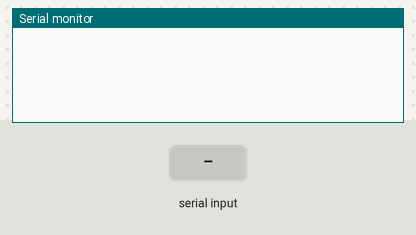
Bench run of a sketch on a simulated Arduino Uno, built with avr-gcc and run on an emulated ATmega328P. Parts: the last lines printed to the serial monitor. The test bench sets the inputs (shaded band).

Above: at 1.2 s.
1.3 s: "90 45\n" received over Serial
At 1.8 s:
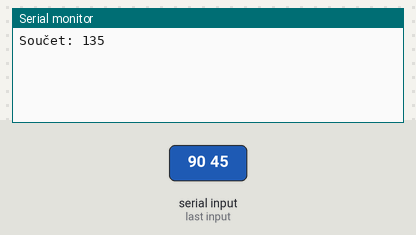
2.8 s: "5\n" received over Serial
At 4.0 s:
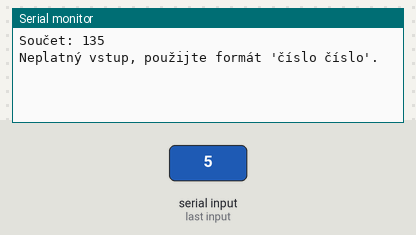

Measured:
- after the input at 1.3 s, the serial monitor: prints a new line at once (image 1)
- after the input at 2.8 s, the serial monitor: prints a new line at once (image 2)

The sketch:

03-a-serial-sum.ino
```cpp
/* ======================================== */
/* Example - soucet dvou cisel odedelena mezerou (napr. 22 35) */

String inString;
void setup() {
  Serial.begin(9600);
}

void loop() {
  while (Serial.available()) {
    char inChar = Serial.read();
    if (inChar == '\n') {
      inString.trim();
      int spaceIndex = inString.indexOf(' ');
      if (spaceIndex != -1) {
        String num1 = inString.substring(0, spaceIndex);
        String num2 = inString.substring(spaceIndex + 1);

        int result = num1.toInt() + num2.toInt();
        Serial.print("Součet: ");
        Serial.println(result);
      } else {
        Serial.println("Neplatný vstup, použijte formát 'číslo číslo'.");
      }
      inString = "";
    } else {
      inString += inChar;
    }
  }
}
```
